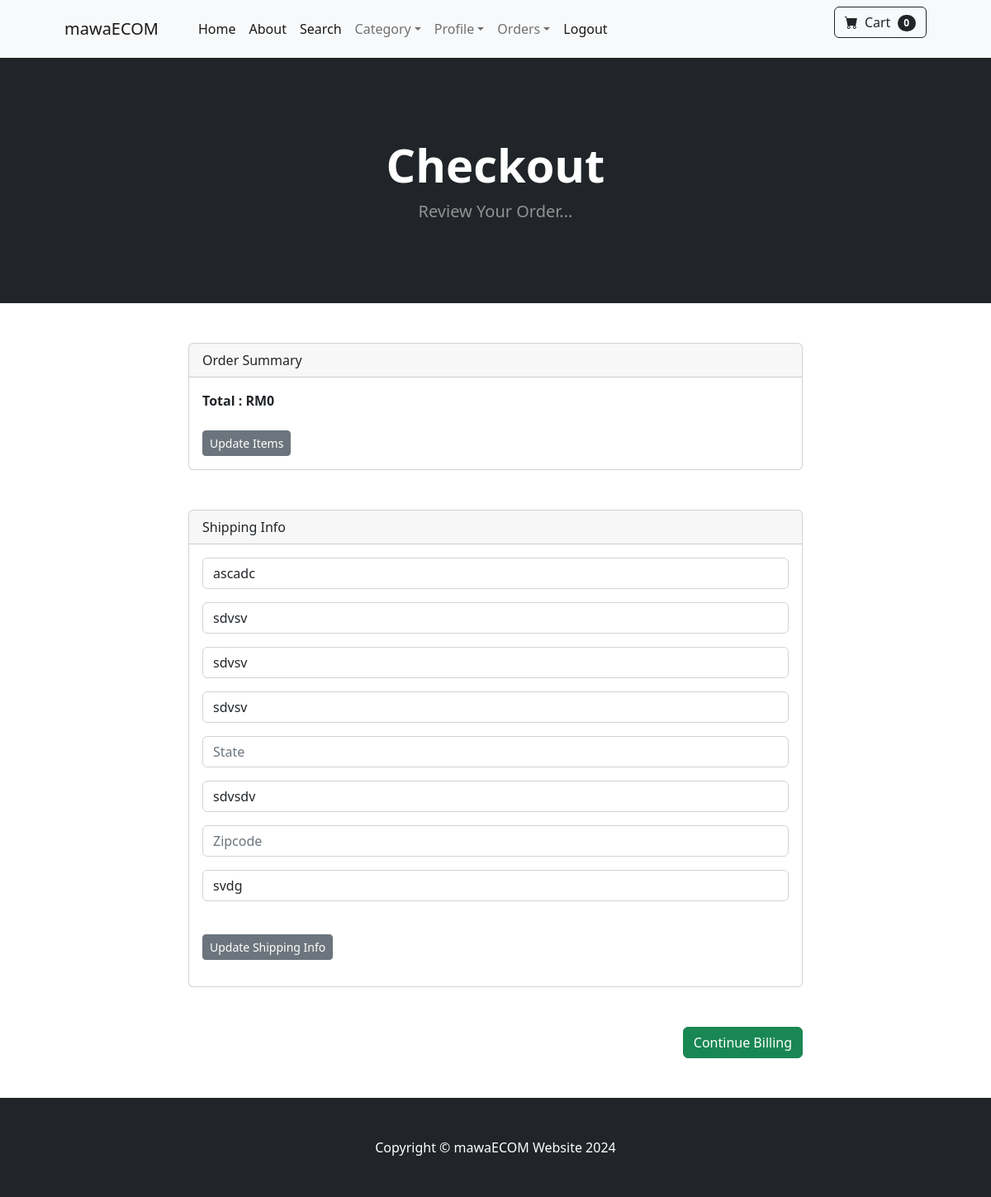
The app's page /payment/checkout (signed in) with its own data.
### payment/models.py (models this page shows, shortened)
class ShippingAddress(models.Model):
    user = models.ForeignKey(User, on_delete=models.CASCADE, null=True, blank=True)
    shipping_full_name = models.CharField(max_length=255)
    shipping_email = models.CharField(max_length=255)
    shipping_address1 = models.CharField(max_length=255)
    shipping_address2 = models.CharField(max_length=255, null=True, blank=True)
    shipping_city = models.CharField(max_length=255)
    shipping_state = models.CharField(max_length=255, null=True, blank=True)
    shipping_zipcode = models.CharField(max_length=255, null=True, blank=True)
    shipping_country = models.CharField(max_length=255)
    class Meta:
        verbose_name_plural = "Shipping Address"

### payment/views.py (the view, shortened to what this page needs)
# urls.py: path('checkout', views.checkout, name='checkout'),
def checkout(request):
    cart = Cart(request)
    cart_products =  cart.get_prods #call the function we create
    quantities= cart.get_quants
    totals = cart.cart_total()
    if request.user.is_authenticated:
        shipping_user = ShippingAddress.objects.get(user__id=request.user.id)
        shipping_form = ShippingForm(request.POST or None, instance=shipping_user)
        return render(request, 'payment/checkout.html',{
        "cart_products" : cart_products,
        "quantities" : quantities,
        "totals" : totals,
        "shipping_form" : shipping_form,
    })

### cart/cart.py (called while the page is built, shortened)
    def cart_total(self):
        product_ids = self.cart.keys()
        products = Product.objects.filter(id__in=product_ids)
        quantities = self.cart
        total = 0
        return total

    def __len__(self):
        return len(self.cart)

    def get_prods(self):
        product_ids = self.cart.keys()
        products = Product.objects.filter(id__in=product_ids)
        return products

### cart/context_processors.py (called while the page is built)
def cart(request):
    return {'cart' : Cart(request)}

### payment/templates/payment/checkout.html (shortened to what this page needs)
{% extends 'store/base.html' %}
{% load static %}
{% block content %}
<header class="bg-dark py-5">
    <div class="container px-4 px-lg-5 my-5">
        <div class="text-center text-white">
            <h1 class="display-4 fw-bolder">Checkout</h1>
            <p class="lead fw-normal text-white-50 mb-0">Review Your Order...</p>
        </div>
    </div>
</header>
<br><br>
<div class="container">
    <div class="row">
        <center>
            <div class="col-8">
                <div class="card" align="left">
                    <div class="card-header">
                        Order Summary
                    </div>
                    <div class="card-body">
                     <strong>
                        Total : RM{{ totals }}
                     </strong>
                     <br><br>
                     <a href="{% url 'cart_summary' %}" class="btn btn-sm btn-secondary">Update Items</a>
                  </div>
                </div>
                <br><br>
            </div>
        </center>
    </div>
    <div class="row">
        <center>
            <div class="col-8">
                <div class="card" align="left">
                    <div class="card-header">
                       Shipping Info
                    </div>
                    <div class="card-body">
                        <form action="{% url 'billing_info' %}" method="POST">
                            {{ shipping_form.as_p }}
                        <br>
                        <a href="{% url 'update_info' %}" class="btn btn-sm btn-secondary">Update Shipping Info</a>
                    </div>
                </div>
                <br><br>
                <div align="right">
                    <button type="submit" class="btn btn-success">Continue  Billing</button>
                </div>
            </div>
        </center>
    </div>
    <br><br>
</div>
{% endblock%}

### records on screen
ShippingAddress: shipping_full_name "ascadc", shipping_email "sdvsv", shipping_address1 "sdvsv", shipping_address2 "sdvsv", shipping_city "sdvsdv", shipping_country "svdg"

### other values on screen
{{ cart|length }} "0"
{{ totals }} "0"
